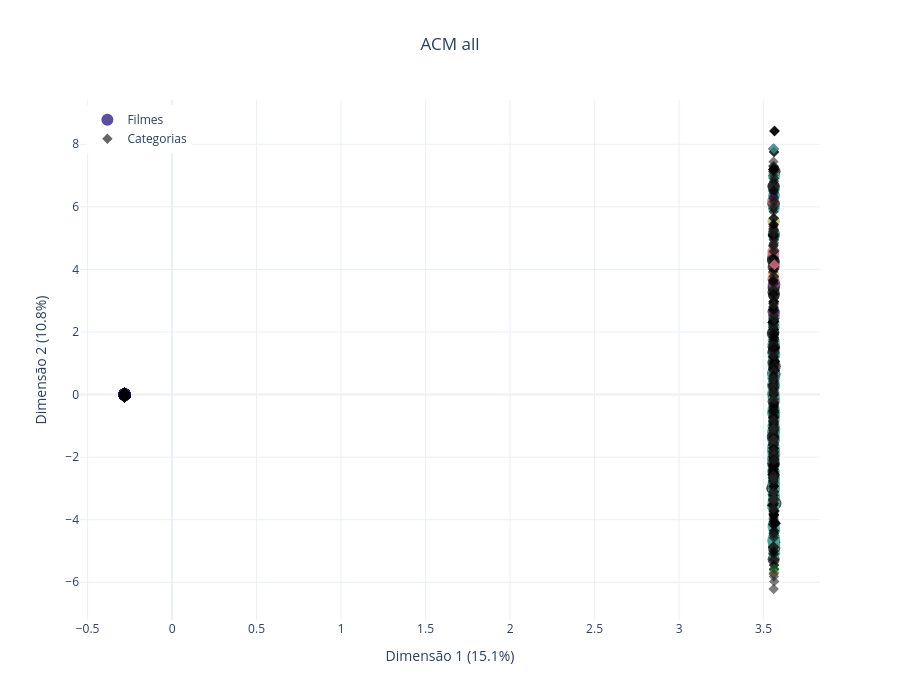

The notebook cell saved with this chart:
### Code cell
df_all = pd.concat([df.copy() for df in dfs.values()], axis = 1)

df_all.columns = df_all.columns.map(lambda tup: "_".join(map(str, tup)))


for col in df_all.columns:
    df_all[col] = df_all[col].astype('category')

get_mca(df_all, 'all', df_titles, 'test_all')

### Figure 1 — Plotly figure (JSON) as saved in the notebook; plotly's stock layout.template omitted (floating-point values rounded to 4 significant figures; data arrays with more than 128 entries replaced by an {"elided": "..."} marker saying what was removed)
{"data": [{"hoverinfo": "text+x+y", "hovertext": {"elided": "299 str values"}, "marker": {"color": {"elided": "299 str values"}, "opacity": 0.8, "size": 12, "symbol": "circle"}, "mode": "markers", "name": "Filmes", "type": "scatter", "x": {"elided": "299 float values"}, "y": {"elided": "299 float values"}}, {"hoverinfo": "text+x+y", "hovertext": {"elided": "7539 str values"}, "marker": {"color": {"elided": "7539 str values"}, "opacity": 0.6, "size": 8, "symbol": "diamond"}, "mode": "markers", "name": "Categorias", "text": {"elided": "7539 str values"}, "textposition": "top center", "type": "scatter", "x": {"elided": "7539 float values"}, "y": {"elided": "7539 float values"}}], "layout": {"height": 700, "legend": {"x": 0.01, "y": 0.99}, "title": {"text": "ACM all", "x": 0.5}, "width": 900, "xaxis": {"title": {"text": "Dimensão 1 (15.1%)"}}, "yaxis": {"title": {"text": "Dimensão 2 (10.8%)"}}}}
